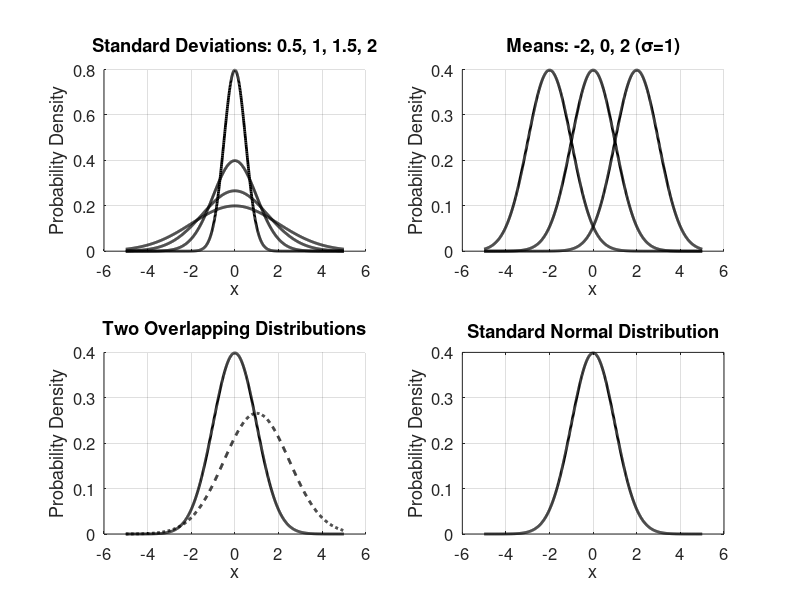
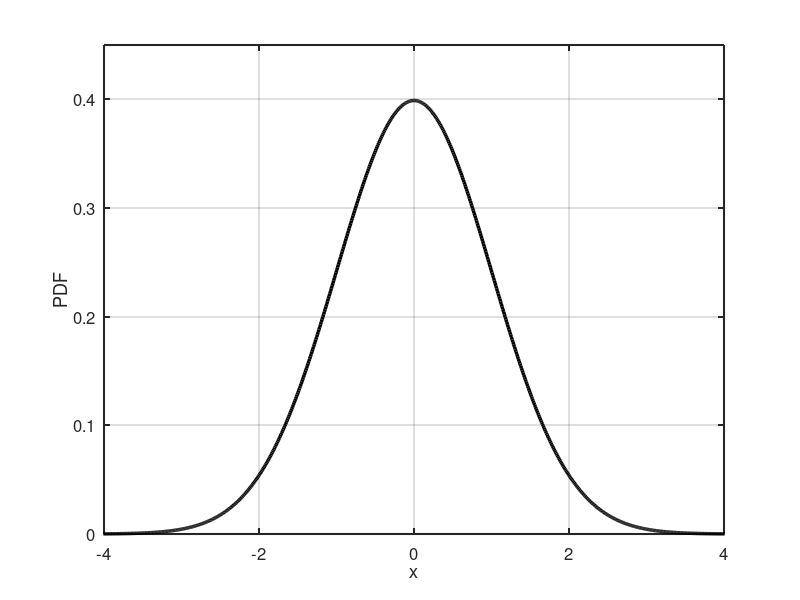
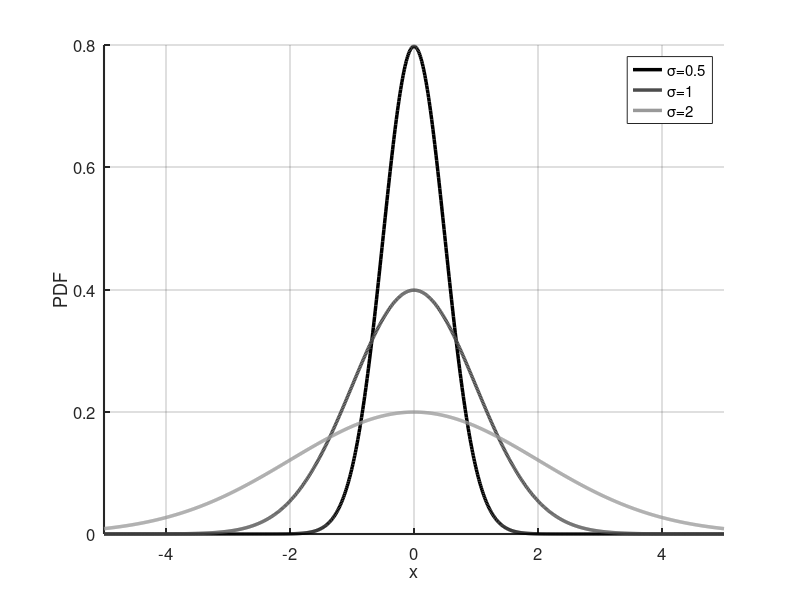
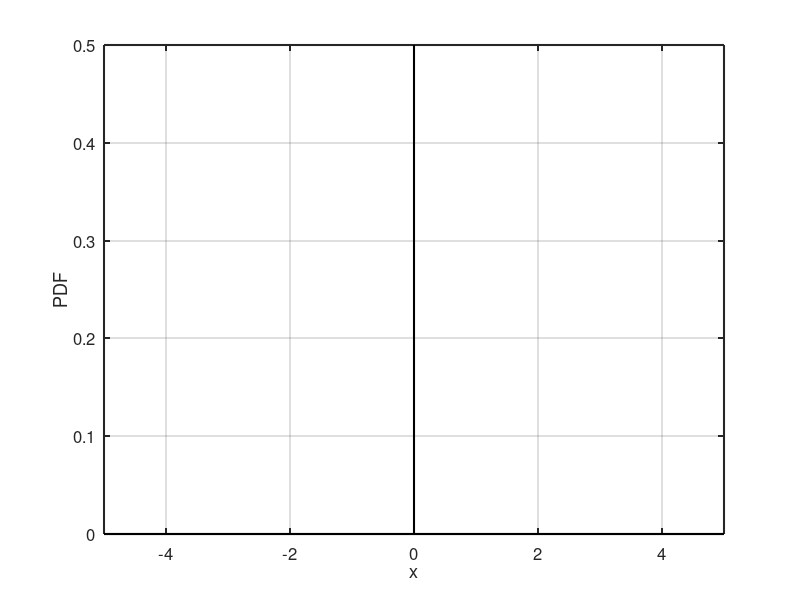

Source code (MATLAB) for these figures, in order:
% Generate various Gaussian curves for reMarkable templates

% Single Gaussian - various standard deviations
figure('Position', [100 100 800 600]);
x = linspace(-5, 5, 1000);

subplot(2,2,1);
hold on;
sigma_values = [0.5, 1, 1.5, 2];
for sigma = sigma_values
    y = (1/(sigma*sqrt(2*pi))) * exp(-0.5*(x/sigma).^2);
    plot(x, y, 'k', 'LineWidth', 2);
end
grid on;
xlabel('x');
ylabel('Probability Density');
title('Standard Deviations: 0.5, 1, 1.5, 2');
set(gca, 'FontSize', 12);
hold off;

% Multiple Gaussians - different means
subplot(2,2,2);
hold on;
mu_values = [-2, 0, 2];
sigma = 1;
for mu = mu_values
    y = (1/(sigma*sqrt(2*pi))) * exp(-0.5*((x-mu)/sigma).^2);
    plot(x, y, 'k', 'LineWidth', 2);
end
grid on;
xlabel('x');
ylabel('Probability Density');
title('Means: -2, 0, 2 (σ=1)');
set(gca, 'FontSize', 12);
hold off;

% Overlapping distributions
subplot(2,2,3);
hold on;
plot(x, normpdf(x, 0, 1), 'k', 'LineWidth', 2);
plot(x, normpdf(x, 1, 1.5), 'k--', 'LineWidth', 2);
grid on;
xlabel('x');
ylabel('Probability Density');
title('Two Overlapping Distributions');
set(gca, 'FontSize', 12);
hold off;

% Blank axes for annotation
subplot(2,2,4);
plot(x, normpdf(x, 0, 1), 'k', 'LineWidth', 2);
grid on;
xlabel('x');
ylabel('Probability Density');
title('Standard Normal Distribution');
set(gca, 'FontSize', 12);

% Save as PNG
print('gaussian_curves_template', '-dpng', '-r300');

% Create individual templates
% Template 1: Clean grid with single standard normal
figure('Position', [100 100 1200 900], 'Color', 'w');
plot(x, normpdf(x, 0, 1), 'k', 'LineWidth', 2.5);
grid on;
xlabel('x', 'FontSize', 14);
ylabel('PDF', 'FontSize', 14);
set(gca, 'FontSize', 12, 'LineWidth', 1.5);
xlim([-4 4]);
ylim([0 0.45]);
print('template_single_gaussian', '-dpng', '-r300');

% Template 2: Multiple curves for comparison
figure('Position', [100 100 1200 900], 'Color', 'w');
hold on;
sigmas = [0.5, 1, 2];
colors = [0 0 0; 0.3 0.3 0.3; 0.6 0.6 0.6];
for i = 1:length(sigmas)
    plot(x, normpdf(x, 0, sigmas(i)), 'Color', colors(i,:), 'LineWidth', 2.5);
end
grid on;
xlabel('x', 'FontSize', 14);
ylabel('PDF', 'FontSize', 14);
legend('σ=0.5', 'σ=1', 'σ=2', 'Location', 'northeast', 'FontSize', 12);
set(gca, 'FontSize', 12, 'LineWidth', 1.5);
xlim([-5 5]);
print('template_multi_gaussian', '-dpng', '-r300');

% Template 3: Blank grid for freehand work
figure('Position', [100 100 1200 900], 'Color', 'w');
plot([-5 5], [0 0], 'k', 'LineWidth', 1.5);  % x-axis
hold on;
plot([0 0], [0 0.5], 'k', 'LineWidth', 1.5);  % y-axis
grid on;
xlabel('x', 'FontSize', 14);
ylabel('PDF', 'FontSize', 14);
set(gca, 'FontSize', 12, 'LineWidth', 1.5);
xlim([-5 5]);
ylim([0 0.5]);
print('template_blank_grid', '-dpng', '-r300');

% Template 4: High-res reference sheet
figure('Position', [100 100 1400 1000], 'Color', 'w');
x_fine = linspace(-6, 6, 2000);

for i = 1:6
    subplot(3,2,i);
    sigma = 0.5 + (i-1)*0.5;  % σ from 0.5 to 3
    y = normpdf(x_fine, 0, sigma);
    plot(x_fine, y, 'k', 'LineWidth', 2);
    grid on;
    xlabel('x');
    ylabel('PDF');
    title(sprintf('σ = %.1f', sigma));
    set(gca, 'FontSize', 11);
    xlim([-6 6]);
end
print('template_reference_sheet', '-dpng', '-r300');

disp('Generated 5 PNG files:');
disp('  gaussian_curves_template.png');
disp('  template_single_gaussian.png');
disp('  template_multi_gaussian.png');
disp('  template_blank_grid.png');
disp('  template_reference_sheet.png');